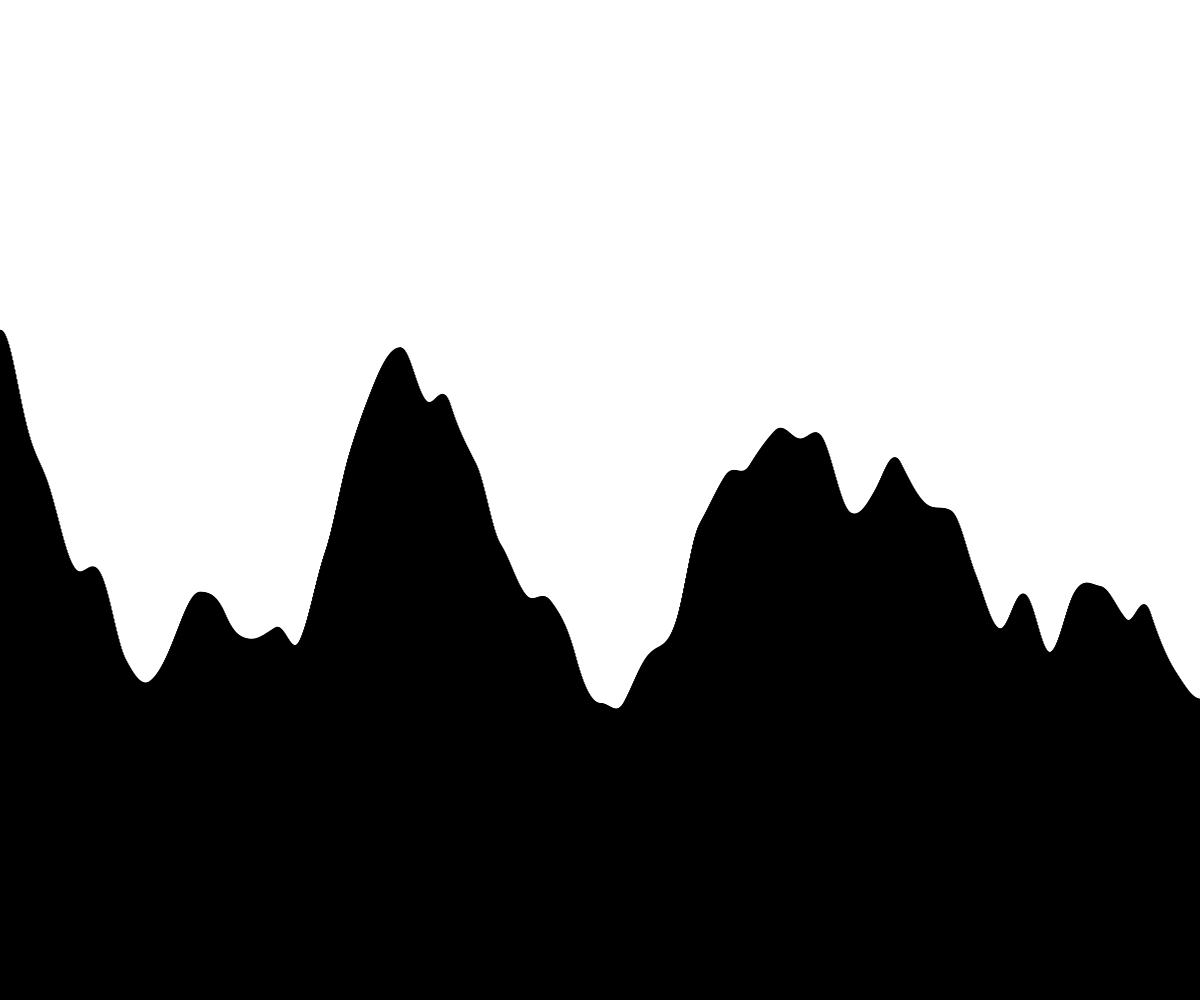
Frame 1 (no input)
Frame 60 (no input): identical to frame 1, image omitted
Frame 120 (the mouse pressed at the canvas centre since frame 60): identical to frame 1, image omitted

The p5.js sketch that drew this single still picture (run headless with seeded random() and noise() and a simulated clock; from frame 60 on, the mouse is pressed at the canvas centre):

// p5.js sketch
// ── sketch.js
// 2D arrays
// Travis Ahern
// Oct. 18/18

let numberOfRects;
let rectWidth;
let time = 0;
let rects = [];


function setup() {
  createCanvas(windowWidth, windowHeight);
  numberOfRects = width;
  rectWidth = width / numberOfRects;
  generateRectangles();
}

function draw() {
  background(255);
  fill(0);

  displayRects();
}

function displayRects() {
  for (let i = 0; i < rects.length; i++) {
    rect(rects[i].x, rects[i].y, rects[i].width, rects[i].height);
  }
}

function generateRectangles() {
  for (let i = 0; i < numberOfRects; i++) {
    let rectHeight = noise(time) * height;
    let someRect = {
      x: i*rectWidth,
      y: height - rectHeight,
      width: rectWidth,
      height: rectHeight
    };

    rects.push(someRect);
    time += 0.005;
  }
}
